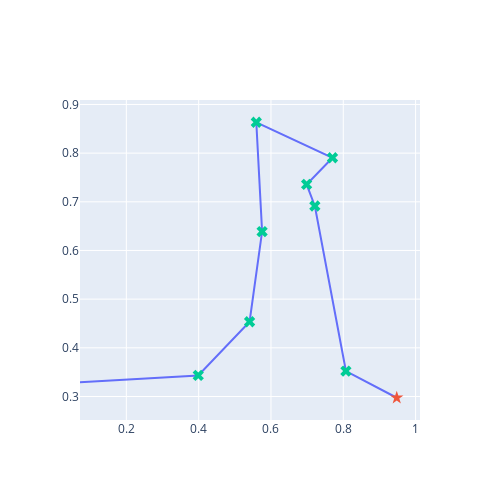

Notebook code cell kept with this figure:
### Code cell
# Test
rg = Generator(PCG64(42069)) # set your own unique seed number
n_cities = 10
cities = simulate_cities(rg, n_cities) # simulate the list of cities
start_time = time.time()  # Record start time
solution, distance = full_enumeration(cities)
end_time = time.time()  # Record end time
print("best solution:", solution)
print("distance travelled:", distance)
print("Computing time:", end_time - start_time, "seconds")

draw_salesman(solution, cities)

### Figure 1 — Plotly figure (JSON) as saved in the notebook; plotly's stock layout.template omitted (floating-point values rounded to 4 significant figures)
{"data": [{"mode": "lines", "type": "scatter", "x": [0.9479, 0.8073, 0.7213, 0.6986, 0.7702, 0.5594, 0.5755, 0.5409, 0.3989, 0.0718], "y": [0.2974, 0.3523, 0.6914, 0.7357, 0.7906, 0.8635, 0.6389, 0.4535, 0.3432, 0.3295]}, {"marker": {"size": 10, "symbol": "star"}, "mode": "markers", "text": "0", "type": "scatter", "x": [0.9479], "y": [0.2974]}, {"marker": {"size": 10, "symbol": "x"}, "mode": "markers", "text": ["5", "3", "6", "7", "2", "9", "4", "8"], "type": "scatter", "x": [0.8073, 0.7213, 0.6986, 0.7702, 0.5594, 0.5755, 0.5409, 0.3989], "y": [0.3523, 0.6914, 0.7357, 0.7906, 0.8635, 0.6389, 0.4535, 0.3432]}], "layout": {"height": 500, "showlegend": false, "width": 500, "xaxis": {"autorange": true, "range": [0.0718, 1.012], "type": "linear"}, "yaxis": {"autorange": true, "range": [0.2517, 0.9092], "type": "linear"}}}
